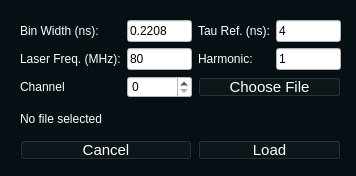
<?xml version="1.0" encoding="UTF-8"?>
<ui version="4.0">
 <class>Form</class>
 <widget class="QWidget" name="Form">
  <property name="geometry">
   <rect>
    <x>0</x>
    <y>0</y>
    <width>356</width>
    <height>176</height>
   </rect>
  </property>
  <property name="windowTitle">
   <string>Load Calibration</string>
  </property>
  <property name="styleSheet">
   <string notr="true">background: rgb(6,15,19);</string>
  </property>
  <widget class="QWidget" name="gridLayoutWidget">
   <property name="geometry">
    <rect>
     <x>10</x>
     <y>10</y>
     <width>341</width>
     <height>165</height>
    </rect>
   </property>
   <layout class="QGridLayout" name="gridLayout">
    <property name="leftMargin">
     <number>10</number>
    </property>
    <property name="topMargin">
     <number>10</number>
    </property>
    <property name="rightMargin">
     <number>10</number>
    </property>
    <property name="bottomMargin">
     <number>10</number>
    </property>
    <property name="horizontalSpacing">
     <number>6</number>
    </property>
    <item row="1" column="2">
     <widget class="QLabel" name="label_5">
      <property name="styleSheet">
       <string notr="true">color: #FFFFFF
</string>
      </property>
      <property name="text">
       <string>Harmonic:</string>
      </property>
     </widget>
    </item>
    <item row="0" column="1">
     <widget class="QLineEdit" name="bin_width">
      <property name="styleSheet">
       <string notr="true">background: white</string>
      </property>
      <property name="text">
       <string>0.2208</string>
      </property>
     </widget>
    </item>
    <item row="0" column="0">
     <widget class="QLabel" name="label">
      <property name="styleSheet">
       <string notr="true">color: #FFFFFF</string>
      </property>
      <property name="text">
       <string>Bin Width (ns):</string>
      </property>
     </widget>
    </item>
    <item row="0" column="3">
     <widget class="QLineEdit" name="Tau">
      <property name="styleSheet">
       <string notr="true">background: white</string>
      </property>
      <property name="text">
       <string>4</string>
      </property>
     </widget>
    </item>
    <item row="4" column="2" colspan="2">
     <widget class="QPushButton" name="LoadCalibr">
      <property name="styleSheet">
       <string notr="true">QPushButton{

            border: 4px solid '#4aa3d1';
            background: '#4aa3d1';
            color: white;
            font-family: 'Helvetica';
            font-size: 15px;
            padding: 0px 0;
            margin-top: 0px
}
QPushButton:hover{
	background: '#173953';
     border: 4px solid '#173953'
}</string>
      </property>
      <property name="text">
       <string>Load</string>
      </property>
     </widget>
    </item>
    <item row="1" column="0">
     <widget class="QLabel" name="label_3">
      <property name="styleSheet">
       <string notr="true">color: #FFFFFF</string>
      </property>
      <property name="text">
       <string>Laser Freq. (MHz):</string>
      </property>
     </widget>
    </item>
    <item row="1" column="1">
     <widget class="QLineEdit" name="Freq">
      <property name="styleSheet">
       <string notr="true">background: white</string>
      </property>
      <property name="text">
       <string>80</string>
      </property>
     </widget>
    </item>
    <item row="0" column="2">
     <widget class="QLabel" name="label_4">
      <property name="styleSheet">
       <string notr="true">color: #FFFFFF
</string>
      </property>
      <property name="text">
       <string>Tau Ref. (ns):</string>
      </property>
     </widget>
    </item>
    <item row="4" column="0" colspan="2">
     <widget class="QPushButton" name="Cancel">
      <property name="styleSheet">
       <string notr="true">QPushButton{

            border: 4px solid '#4aa3d1';
            background: '#4aa3d1';
            color: white;
            font-family: 'Helvetica';
            font-size: 15px;
            padding: 0px 0;
            margin-top: 0px
}
QPushButton:hover{
	background: '#173953';
     border: 4px solid '#173953'
}
</string>
      </property>
      <property name="text">
       <string>Cancel</string>
      </property>
     </widget>
    </item>
    <item row="1" column="3">
     <widget class="QLineEdit" name="Harmonic">
      <property name="styleSheet">
       <string notr="true">background: white</string>
      </property>
      <property name="text">
       <string>1</string>
      </property>
     </widget>
    </item>
    <item row="2" column="2" colspan="2">
     <widget class="QPushButton" name="FileSelector">
      <property name="styleSheet">
       <string notr="true">QPushButton{

            border: 4px solid '#4aa3d1';
            background: '#4aa3d1';
            color: white;
            font-family: 'Helvetica';
            font-size: 15px;
            padding: 0px 0;
            margin-top: 0px
}
QPushButton:hover{
	background: '#173953';
     border: 4px solid '#173953'
}</string>
      </property>
      <property name="text">
       <string>Choose File</string>
      </property>
     </widget>
    </item>
    <item row="2" column="1">
     <widget class="QSpinBox" name="ChannelSelector">
      <property name="styleSheet">
       <string notr="true">background: white</string>
      </property>
      <property name="wrapping">
       <bool>false</bool>
      </property>
     </widget>
    </item>
    <item row="2" column="0">
     <widget class="QLabel" name="label_2">
      <property name="styleSheet">
       <string notr="true">color: #FFFFFF</string>
      </property>
      <property name="text">
       <string>Channel</string>
      </property>
     </widget>
    </item>
    <item row="3" column="0" colspan="4">
     <widget class="QLabel" name="FilenameLabel">
      <property name="sizePolicy">
       <sizepolicy hsizetype="MinimumExpanding" vsizetype="Preferred">
        <horstretch>0</horstretch>
        <verstretch>0</verstretch>
       </sizepolicy>
      </property>
      <property name="minimumSize">
       <size>
        <width>320</width>
        <height>0</height>
       </size>
      </property>
      <property name="maximumSize">
       <size>
        <width>640</width>
        <height>30</height>
       </size>
      </property>
      <property name="styleSheet">
       <string notr="true">color: white</string>
      </property>
      <property name="text">
       <string>No file selected</string>
      </property>
     </widget>
    </item>
   </layout>
  </widget>
 </widget>
 <resources/>
 <connections/>
</ui>
